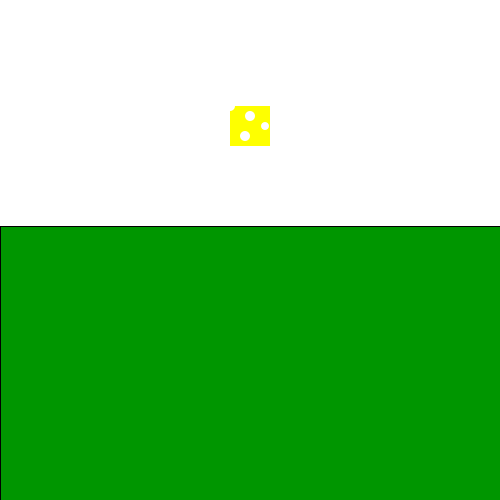
Frame 1 (no input)
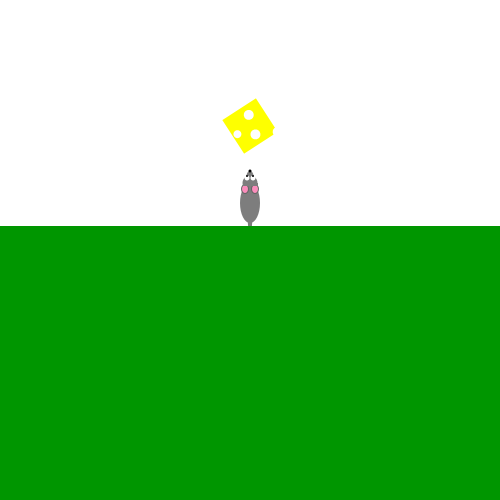
Frame 60 (the mouse pressed at the canvas centre just before this capture)
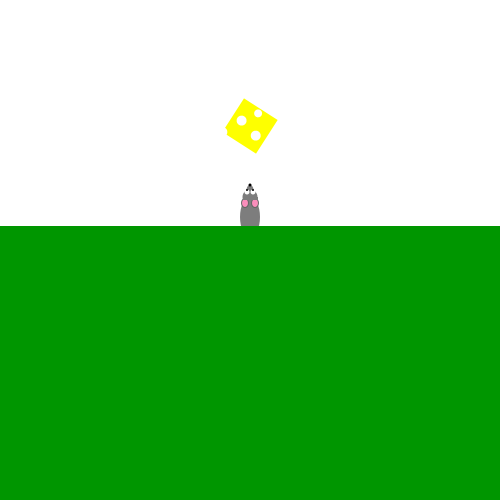
Frame 120 (the mouse held since frame 60 and released just before this capture)

The Processing sketch that drew these frames (run headless with seeded random() and noise(); from frame 60 on, the mouse is pressed at the canvas centre):

// Processing sketch: program3
// ── program3.pde
//Mouse Eating Cheese by Bridger Hackworth

int mouseCount=0;
float angle=0;

void setup() {
 size(500, 500);
}

void draw() {
 background(255);

 translate(150, 82);
 
//Move the Mouse in and out of Grass
 if (mouseCount < 82 )
 {translate(0, -mouseCount);
 }
if(mouseCount >= 82)
{
  translate(0, -164+mouseCount);
}

  //Draw Mouse
 //Body
 fill(125);
 triangle(95, 160, 105, 160, 100, 230); 
 ellipse(100, 180, 20, 40);
 ellipse(100, 160, 15, 15);
 ellipse(100, 153, 7, 10);
 fill(0);
 ellipse(100, 148, 3, 3);
 //Ears
 fill(100);
 ellipse(95, 166, 8, 10);
 ellipse(105, 166, 8, 10);
 fill(250, 141, 187);
 ellipse(95, 166, 6, 8);
 ellipse(105, 166, 6, 8);
 fill(125);
 rect(93, 160, 15, 3); 
 //Eyes
 fill(255);
 ellipse(97, 155, 5, 5);
 ellipse(103, 155, 5, 5);
 fill(0);
 ellipse(97, 153, 2, 2);
 ellipse(103, 153, 2, 2);
 
 //Keep Cheese from moving
  if (mouseCount < 82 )
 {translate(0, +mouseCount);
 }
 else
{
translate(0, 164-mouseCount);
} 

 
 //Draw Grass
 translate(-150, -76);
 fill(0, 150, 0);
rect(0, 220, 500, 300); 

//Spin Cheese
translate(width/2, 120);
rotate(angle);
translate(-width/2, -120);

translate(150, 20);
 //Draw Cheese
 noStroke();
 fill(254, 255, 0);
 rect(80, 80, 40, 40);
 fill(255);
 ellipse(80, 80, 10, 10);
 ellipse(95, 110, 10, 10);
 ellipse(100, 90, 10, 10);
 ellipse(115, 100, 8, 8);
 
 
 if (mouseCount == 164)
 {
 mouseCount = 0;
 }
 else
 {
 mouseCount = mouseCount + 1;
 }
angle=angle+.15;


}
